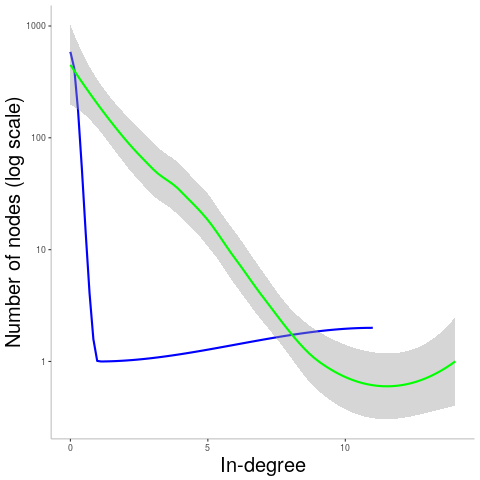

Here is the R script that generated this plot:
p <- ggplot() +
    geom_smooth(data=filter(deg12typ, indegreesize <=14), mapping=aes(x=indegreesize, y=indegreecount), color="blue") +
    geom_smooth(data=filter(deg12run, indegreesize <= 14), mapping=aes(x=indegreesize, y=indegreecount), color="green") +
    scale_y_continuous(trans="log10") +
    theme(
        legend.title=element_text(size=18),
        legend.text=element_text(size=14),
        axis.title=element_text(size=20),
        legend.title.align=0.5,
        axis.line = element_line(color="gray"),
        panel.background=element_blank()
    ) +
    labs(
        x="In-degree",
        y="Number of nodes (log scale)"
    )
print(p)
dev.copy(png, filename="dd.png")
dev.off()
